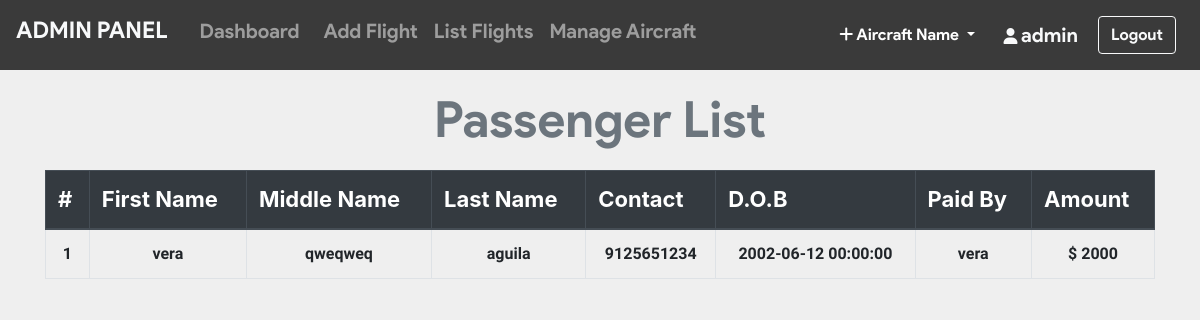
/admin/pass_list.php?flight_id=23 (signed in), run on the app's committed database.
### tables this page shows
CREATE TABLE `ticket` (
  `ticket_id` int(11) NOT NULL,
  `passenger_id` int(11) NOT NULL,
  `flight_id` int(11) NOT NULL,
  `user_id` int(11) NOT NULL,
  `seat_no` varchar(10) NOT NULL,
  `cost` int(11) NOT NULL,
  `class` varchar(3) NOT NULL
);

CREATE TABLE `passenger_profile` (
  `passenger_id` int(11) NOT NULL,
  `user_id` int(11) NOT NULL,
  `flight_id` int(11) NOT NULL,
  `mobile` varchar(110) NOT NULL,
  `dob` datetime NOT NULL,
  `f_name` varchar(20) DEFAULT NULL,
  `m_name` varchar(20) DEFAULT NULL,
  `l_name` varchar(20) DEFAULT NULL
);

CREATE TABLE `users` (
  `user_id` int(11) NOT NULL,
  `username` varchar(20) NOT NULL,
  `email` varchar(50) NOT NULL,
  `password` varchar(100) NOT NULL
);

CREATE TABLE `payment` (
  `card_no` varchar(16) NOT NULL,
  `user_id` int(11) NOT NULL,
  `flight_id` int(11) NOT NULL,
  `expire_date` varchar(5) DEFAULT NULL,
  `amount` int(11) NOT NULL
);

### admin/pass_list.php (the view, shortened to what this page needs)
<?php include_once 'header.php'; ?>
<?php include_once 'footer.php';
require '../helpers/init_conn_db.php';?>
    <main>
        <?php if(isset($_SESSION['adminId'])) { ?>
          <div class="container-md mt-2">
            <h1 class="display-4 text-center text-secondary"
              >Passenger List</h1>
            <table class="table table-bordered">
              <thead class="thead-dark">
                <tr>
                  <th>#</th>
                  <th scope="col">First Name</th>
                  <th scope="col">Middle Name</th>
                  <th scope="col">Last Name</th>
                  <th scope="col">Contact</th>
                  <th scope="col">D.O.B</th>
                  <th scope="col">Paid By</th>
                  <th scope="col">Amount</th>
                </tr>
              </thead>
              <tbody>
                <?php
                $cnt=1;
                $flight_id = $_GET['flight_id'];
                $sql_t = 'SELECT * FROM Ticket WHERE flight_id=?';
                $stmt_t = mysqli_stmt_init($conn);
                if(!mysqli_stmt_prepare($stmt_t,$sql_t)) {
                    header('Location: ticket.php?error=sqlerror');
                    exit();
                } else {
                    mysqli_stmt_bind_param($stmt_t,'i',$flight_id);
                    mysqli_stmt_execute($stmt_t);
                    $result_t = mysqli_stmt_get_result($stmt_t);
                    while($row_t = mysqli_fetch_assoc($result_t)) {
                      $sql = 'SELECT * FROM Passenger_profile WHERE passenger_id=?';
                      $stmt = mysqli_stmt_init($conn);
                      mysqli_stmt_prepare($stmt,$sql);
                      mysqli_stmt_bind_param($stmt,'i',$row_t['passenger_id']);
                      mysqli_stmt_execute($stmt);
                      $result = mysqli_stmt_get_result($stmt);
                      if ($row = mysqli_fetch_assoc($result)) {
                          $sql_p = 'SELECT * FROM PAYMENT WHERE flight_id=? AND user_id=?';
                          $stmt_p = mysqli_stmt_init($conn);
                          mysqli_stmt_prepare($stmt_p,$sql_p);
                          mysqli_stmt_bind_param($stmt_p,'ii',$flight_id,$row['user_id']);
                          mysqli_stmt_execute($stmt_p);
                          $result_p = mysqli_stmt_get_result($stmt_p);
                          if ($row_p = mysqli_fetch_assoc($result_p)) {
                            $sql_u = 'SELECT * FROM Users WHERE user_id=?';
                            $stmt_u = mysqli_stmt_init($conn);
                            mysqli_stmt_prepare($stmt_u,$sql_u);
                            mysqli_stmt_bind_param($stmt_u,'i',$row['user_id']);
                            mysqli_stmt_execute($stmt_u);
                            $result_u = mysqli_stmt_get_result($stmt_u);
                            if ($row_u = mysqli_fetch_assoc($result_u)) {
                              echo "
                              <tr class='text-center'>
                                <td>".$cnt."</td>
                                <td>".$row['f_name']."</td>
                                <td>".$row['m_name']."</td>
                                <td>".$row['l_name']."</td>
                                <td>".$row['mobile']."</td>
                                <td>".$row['dob']."</td>
                                <td scope='row'>".$row_u['username']."</td>
                                <td>$ ".$row_p['amount']."</td>
                              </tr>
                              ";
                            }
                          }
                      }
                      $cnt++; }
                      }
                ?>
              </tbody>
            </table>
          </div>
        <?php } ?>
    </main>

### admin/pass_list.php (style rules this page uses)
h1 { margin-top: 20px; margin-bottom: 20px; font-family: 'product sans'; font-size: 50px !important; font-weight: lighter; }
body { background-color: #efefef; }
th { font-size: 22px; }
td { margin-top: 10px !important; font-size: 16px; font-weight: bold; font-family: 'Assistant', sans-serif !important; }

### data on the page
ticket: passenger.f_name "vera", passenger.m_name "qweqweq", passenger.l_name "aguila", passenger.mobile "9125651234", passenger.dob "2002-06-12 00:00:00", user.username "vera", payment.amount "2000"

### other printed values
$_SESSION['adminUname'] "admin"
